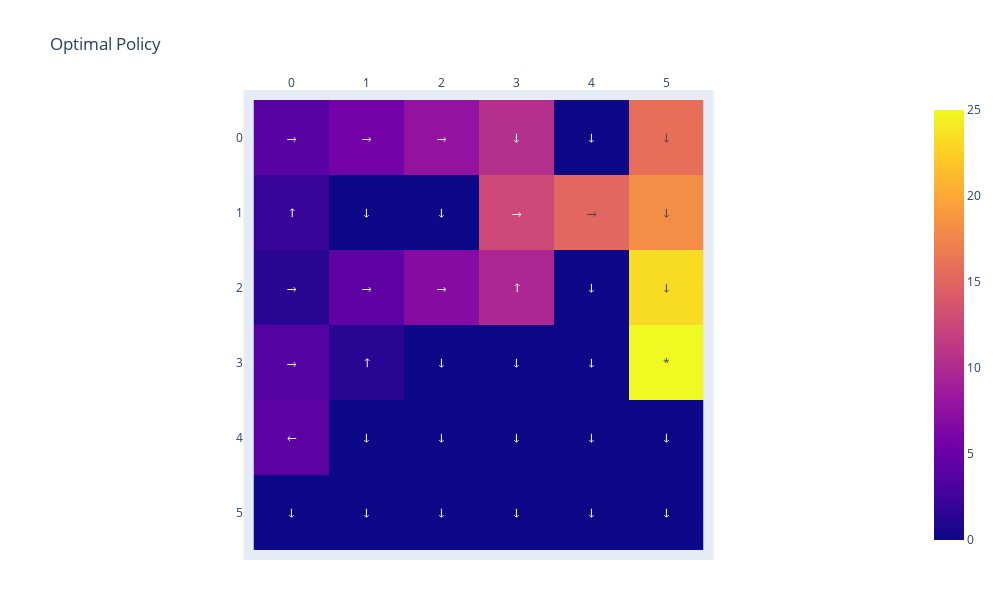

Notebook code cell kept with this figure:
### Code cell
rewards_agents = []
for i in range(NO_RUNS):
    all_rewards_SARSA,qvals = run_algorithms("SARSA")
    mean_rewards = [sum(episode) for episode in all_rewards_SARSA]
    rewards_agents.append(mean_rewards)

size = 6
state_values = np.zeros((size, size))
for state in itertools.product(range(size), range(size)):
    state_values[state[0]][state[1]] = max(qvals[state[0]][state[1]][:])

plt.figure()
state_values[3,5] = 25
plot_values(state_values)
plt.show()
ACTIONS_NAMES = ['↓', '→','↑', '←']
actions = [[ACTIONS_NAMES[np.argmax(qvals[i][j][:])] for j in range(6)] for i in range(6)]
actions[3][5] = '*'
fig = go.Figure(data=go.Heatmap(
    z = abs(state_values),
    text = actions,
    texttemplate = '%{text}',
))
fig.update_layout(P_LAYOUT, title=dict(text='Optimal Policy'))
fig.update_xaxes(side='top', constrain='domain')
fig.update_yaxes(autorange='reversed', scaleanchor='x')
actions
fig.show()

### Figure 1 — Plotly figure (JSON) as saved in the notebook; plotly's stock layout.template omitted (floating-point values rounded to 4 significant figures)
{"data": [{"text": [["→", "→", "→", "↓", "↓", "↓"], ["↑", "↓", "↓", "→", "→", "↓"], ["→", "→", "→", "↑", "↓", "↓"], ["→", "↑", "↓", "↓", "↓", "*"], ["←", "↓", "↓", "↓", "↓", "↓"], ["↓", "↓", "↓", "↓", "↓", "↓"]], "texttemplate": "%{text}", "type": "heatmap", "z": [[3.904, 5.694, 7.762, 10.42, 0, 15.88], [2.168, 0, 0, 12.63, 15.21, 18.12], [1.292, 4.333, 6.824, 9.705, 0, 23.26], [3.674, 1.306, 0, 0, 0, 25], [4.152, 0, 0, 0, 0, 0], [0, 0, 0, 0, 0, 0]]}], "layout": {"autosize": false, "height": 600, "margin": {"b": 50, "l": 50, "pad": 10, "r": 50, "t": 100}, "title": {"text": "Optimal Policy"}, "width": 1000, "xaxis": {"constrain": "domain", "side": "top"}, "yaxis": {"autorange": "reversed", "scaleanchor": "x"}}}
